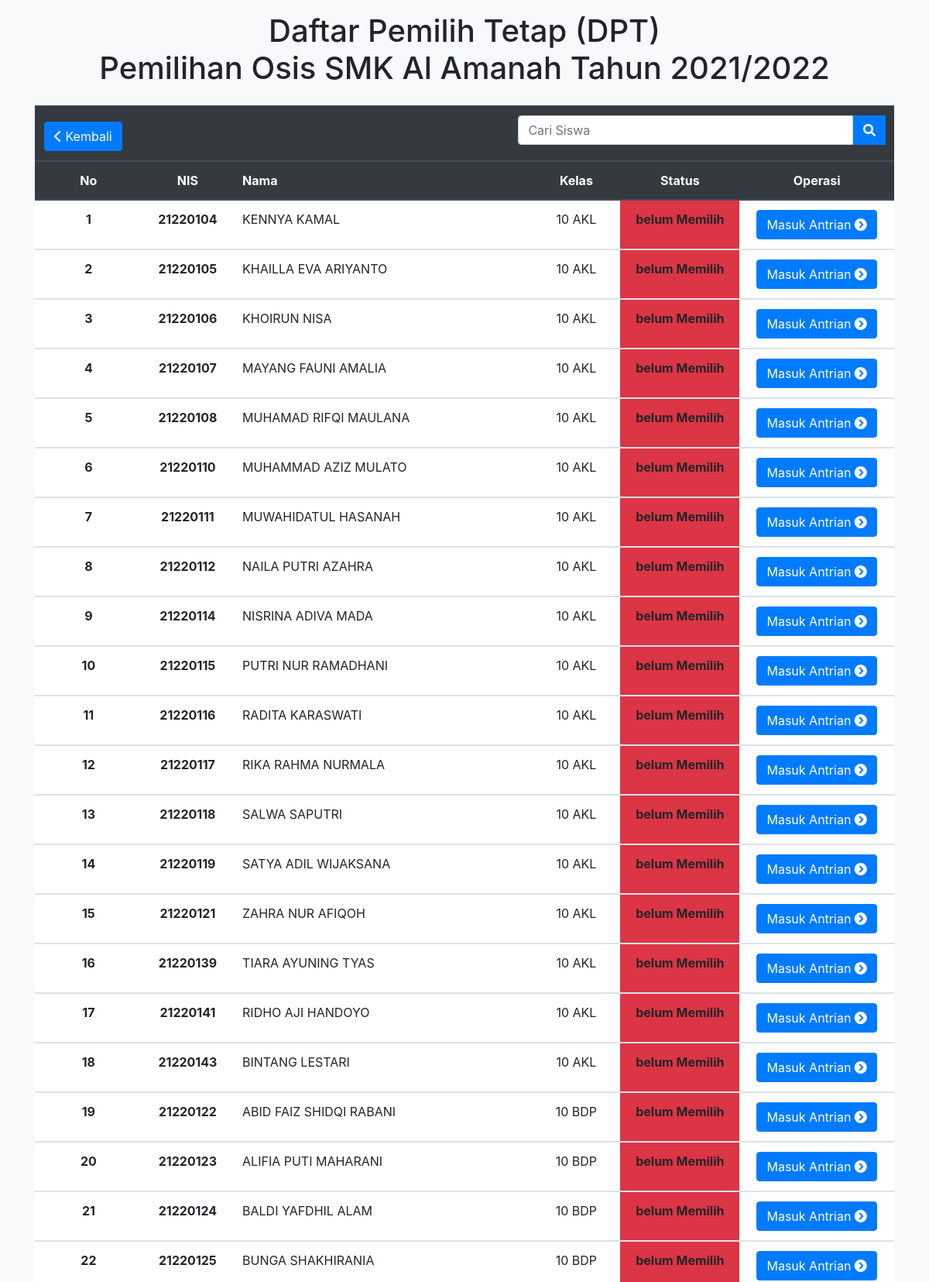
Page /dpt_search.php (upper part) on the committed database.
### tables this page shows
CREATE TABLE `dpt` (
  `id_dpt` int(11) NOT NULL,
  `nm_dpt` varchar(30) NOT NULL,
  `id_kelas` int(11) NOT NULL,
  `status` int(5) NOT NULL,
  `antrian` int(11) NOT NULL
);

CREATE TABLE `kelas` (
  `id_kelas` int(11) NOT NULL,
  `nm_kelas` varchar(10) NOT NULL
);

### dpt_search.php (the view, shortened to what this page needs)
<?php
    include "koneksi.php";
    $nm_dpt = $_POST['nm_dpt'];
    $sql = "SELECT * FROM dpt INNER JOIN kelas ON kelas.id_kelas = dpt.id_kelas WHERE (nm_dpt LIKE '%$nm_dpt%' AND status = '0') ";
    $eksekusi = mysqli_query($konek, $sql);
    $nomor = 1;
?>
<!DOCTYPE html>
 <html>
 <head>
	 <link rel="stylesheet" href="bootstrap/css/bootstrap.min.css">
	<link rel="stylesheet" href="https://cdnjs.cloudflare.com/ajax/libs/font-awesome/6.0.0-beta2/css/all.min.css" />
 </head>
 <body class="bg-light">
	<div class="container">
		<div class="row mt-3 mb-3">
			<div class="col-12 text-center">
				<h1>Daftar Pemilih Tetap (DPT)  <br>
				Pemilihan Osis SMK Al Amanah Tahun 2021/2022</h1>
				</div>
		</div>
		<div class="row">
			<div class="row table-dpt">
				<div class="col-12">
					<table class="table table-dpt">
						<thead class="thead-dark">
							<tr>
								<th><a class="btn btn-primary" href="dpt_all.php" role="button"><i class="fas fa-chevron-left"></i> Kembali</a></th>
								<th colspan='5'>
									<form action="dpt_search.php" method="POST">
										<div class="input-group ml-auto mb-2 w-50">
											<input type="text" name='nm_dpt' class="form-control" id="inlineFormInputGroup" placeholder="Cari Siswa">
                                            <div class="input-group-prepend">
												<button type="submit" class="btn btn-primary"><i class="fas fa-search"></i></button>
                                            </div>
										</div>
									</form>
								</th>
							</tr>
							<tr>
								<th scope="col" class="text-center">No</th>
								<th scope="col" class="text-center">NIS</th>
								<th scope="col">Nama</th>
								<th scope="col" class="text-center">Kelas</th>
								<th scope="col" class="text-center">Status</th>
								<th scope="col" class="text-center">Operasi</th>
							</tr>
						</thead>
						<?php
							while($data = mysqli_fetch_array($eksekusi))
							{
								if($data['status'] == 0){
										$status_pilih = "belum Memilih";
								}elseif($data['status'] == 1){
									$status_pilih = "sedang di bilik suara";
								}else{
									$status_pilih = "sudah memilih";
								}
							?>
							<tbody>
								<tr>
									<th class="text-center"><?php echo $nomor++;?></th>
									<th class="text-center"><?php echo $data['id_dpt']?></th>
									<td><?php echo $data['nm_dpt']?></td>
									<td class="text-center"><?php echo $data['nm_kelas']?></td>
									<?php
										if($data['status'] == 0){
											echo "<td class='bg-danger text-center font-weight-bold'>".$status_pilih."</td>";;
										}elseif($data['status'] == 1){
											echo "<td class='bg-success text-center font-weight-bold'>".$status_pilih."</td>";
										}else{
											echo "<td class='bg-primary text-center font-weight-bold'>".$status_pilih."</td>";
										}
									?>
									<?php
										if($data['status'] == 0){
											echo  "<td class='text-center'><a class='btn btn-primary' href='masuk_antrian.php?id_dpt=".$data['id_dpt']."'>Masuk Antrian <i class='fas fa-chevron-circle-right'></i></a></td>";
										}else{
											echo "<td class='text-center'>Sudah Memilih</td>";
										}
									?>
								</tr>
							</tbody>
						<?php } ?>
					</table>
				</div>
			</div>
		</div>
	 </div>
 </body>
 </html>

### dpt_search.php (style rules this page uses)
.table-dpt { min-width:100%; margin:0; }
.table { background:#ffffff; }

### rows in the picture
dpt: id_dpt "21220104", nm_dpt "KENNYA KAMAL", id_kelas.nm_kelas "10 AKL", status "belum Memilih"
dpt: id_dpt "21220105", nm_dpt "KHAILLA EVA ARIYANTO", id_kelas.nm_kelas "10 AKL", status "belum Memilih"
dpt: id_dpt "21220106", nm_dpt "KHOIRUN NISA", id_kelas.nm_kelas "10 AKL", status "belum Memilih"
dpt: id_dpt "21220107", nm_dpt "MAYANG FAUNI AMALIA", id_kelas.nm_kelas "10 AKL", status "belum Memilih"
dpt: id_dpt "21220108", nm_dpt "MUHAMAD RIFQI MAULANA", id_kelas.nm_kelas "10 AKL", status "belum Memilih"
dpt: id_dpt "21220110", nm_dpt "MUHAMMAD AZIZ MULATO", id_kelas.nm_kelas "10 AKL", status "belum Memilih"
dpt: id_dpt "21220111", nm_dpt "MUWAHIDATUL HASANAH", id_kelas.nm_kelas "10 AKL", status "belum Memilih"
dpt: id_dpt "21220112", nm_dpt "NAILA PUTRI AZAHRA", id_kelas.nm_kelas "10 AKL", status "belum Memilih"
dpt: id_dpt "21220114", nm_dpt "NISRINA ADIVA MADA", id_kelas.nm_kelas "10 AKL", status "belum Memilih"
dpt: id_dpt "21220115", nm_dpt "PUTRI NUR RAMADHANI", id_kelas.nm_kelas "10 AKL", status "belum Memilih"
dpt: id_dpt "21220116", nm_dpt "RADITA KARASWATI", id_kelas.nm_kelas "10 AKL", status "belum Memilih"
dpt: id_dpt "21220117", nm_dpt "RIKA RAHMA NURMALA", id_kelas.nm_kelas "10 AKL", status "belum Memilih"
dpt: id_dpt "21220118", nm_dpt "SALWA SAPUTRI", id_kelas.nm_kelas "10 AKL", status "belum Memilih"
dpt: id_dpt "21220119", nm_dpt "SATYA ADIL WIJAKSANA", id_kelas.nm_kelas "10 AKL", status "belum Memilih"
dpt: id_dpt "21220121", nm_dpt "ZAHRA NUR AFIQOH", id_kelas.nm_kelas "10 AKL", status "belum Memilih"
dpt: id_dpt "21220139", nm_dpt "TIARA AYUNING TYAS", id_kelas.nm_kelas "10 AKL", status "belum Memilih"
dpt: id_dpt "21220141", nm_dpt "RIDHO AJI HANDOYO", id_kelas.nm_kelas "10 AKL", status "belum Memilih"
dpt: id_dpt "21220143", nm_dpt "BINTANG LESTARI", id_kelas.nm_kelas "10 AKL", status "belum Memilih"
dpt: id_dpt "21220122", nm_dpt "ABID FAIZ SHIDQI RABANI", id_kelas.nm_kelas "10 BDP", status "belum Memilih"
dpt: id_dpt "21220123", nm_dpt "ALIFIA PUTI MAHARANI", id_kelas.nm_kelas "10 BDP", status "belum Memilih"
dpt: id_dpt "21220124", nm_dpt "BALDI YAFDHIL ALAM", id_kelas.nm_kelas "10 BDP", status "belum Memilih"
dpt: id_dpt "21220125", nm_dpt "BUNGA SHAKHIRANIA", id_kelas.nm_kelas "10 BDP", status "belum Memilih"
